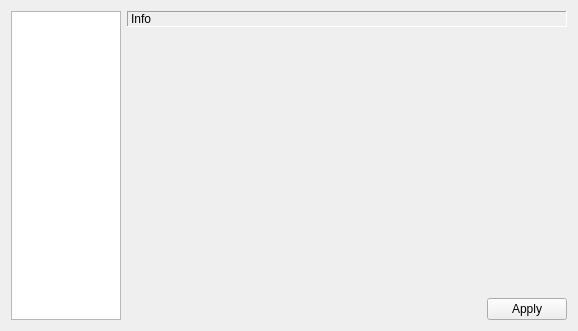
<?xml version="1.0" encoding="UTF-8"?>
<ui version="4.0">
 <class>OptionsWidget</class>
 <widget class="QWidget" name="OptionsWidget">
  <property name="geometry">
   <rect>
    <x>0</x>
    <y>0</y>
    <width>578</width>
    <height>331</height>
   </rect>
  </property>
  <property name="windowTitle">
   <string>Form</string>
  </property>
  <layout class="QHBoxLayout" name="horizontalLayout_2" stretch="1,4">
   <item>
    <widget class="QListWidget" name="listWidget">
     <property name="sizePolicy">
      <sizepolicy hsizetype="Preferred" vsizetype="Expanding">
       <horstretch>0</horstretch>
       <verstretch>0</verstretch>
      </sizepolicy>
     </property>
    </widget>
   </item>
   <item>
    <layout class="QVBoxLayout" name="verticalLayout">
     <item>
      <widget class="QLabel" name="infoLabel">
       <property name="frameShape">
        <enum>QFrame::Panel</enum>
       </property>
       <property name="frameShadow">
        <enum>QFrame::Sunken</enum>
       </property>
       <property name="lineWidth">
        <number>1</number>
       </property>
       <property name="text">
        <string>Info</string>
       </property>
      </widget>
     </item>
     <item>
      <widget class="QStackedWidget" name="stackedWidget">
       <property name="sizePolicy">
        <sizepolicy hsizetype="Expanding" vsizetype="Preferred">
         <horstretch>0</horstretch>
         <verstretch>0</verstretch>
        </sizepolicy>
       </property>
      </widget>
     </item>
     <item>
      <layout class="QHBoxLayout" name="horizontalLayout">
       <item>
        <spacer name="horizontalSpacer">
         <property name="orientation">
          <enum>Qt::Horizontal</enum>
         </property>
         <property name="sizeHint" stdset="0">
          <size>
           <width>40</width>
           <height>20</height>
          </size>
         </property>
        </spacer>
       </item>
       <item>
        <widget class="QPushButton" name="applayButton">
         <property name="text">
          <string>Apply</string>
         </property>
        </widget>
       </item>
      </layout>
     </item>
    </layout>
   </item>
  </layout>
 </widget>
 <resources/>
 <connections/>
</ui>
